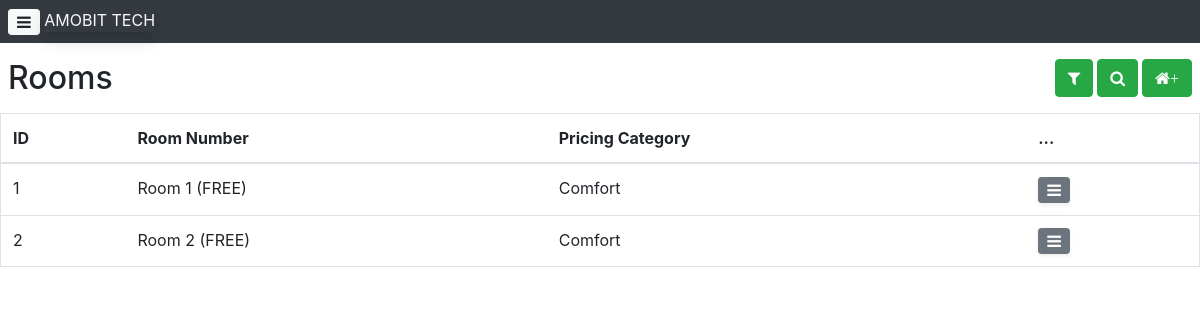
The page /room/?pricing_category_id=1 on the database as committed earlier.
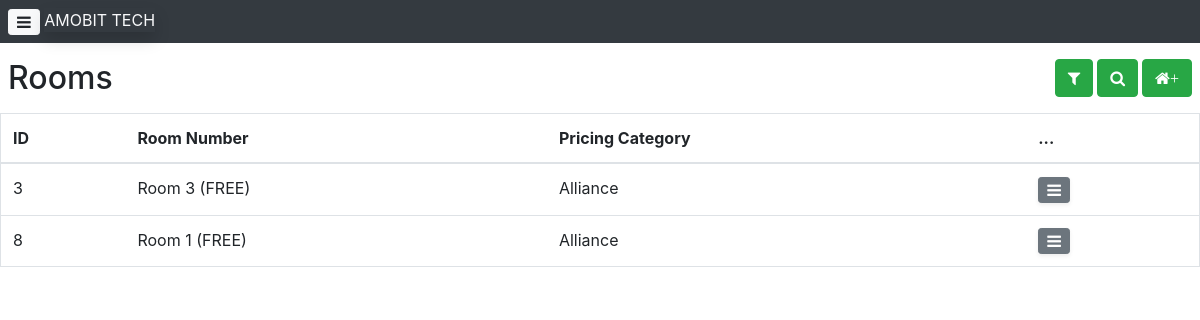
The same page on the database as committed later.
### application/database/models.py (models this page shows, shortened)
@whooshee.register_model('name')
class Room(db.Model):
    id = db.Column(db.Integer, primary_key=True)
    name = db.Column(db.String())
    pricing_category_id = db.Column(db.Integer, db.ForeignKey("pricing_category.id"))
    bookings = db.relationship("Booking", backref="room")
    def latest_booking(self):
        return Booking.query.filter_by(room_id=self.id).order_by(db.desc(Booking.book_date)).first()
    def status(self):
        now = datetime.utcnow()
        booking = self.latest_booking()
        if booking:
            if booking.book_date < now < booking.checkin_date:
                return "BOOKED"
            elif booking.checkin_date < now < booking.checkout_date():
                return "OCCUPIED"
        return "FREE"

class PricingCategory(db.Model):
    id = db.Column(db.Integer, primary_key=True)
    name = db.Column(db.String())
    description = db.Column(db.String())
    price_per_day = db.Column(db.Integer())
    price_per_week = db.Column(db.Integer())
    price_per_month = db.Column(db.Integer())
    rooms = db.relationship("Room", backref="pricing_category")

class Booking(db.Model):
    id = db.Column(db.Integer, primary_key=True)
    book_number = db.Column(db.String())
    book_date = db.Column(db.DateTime())
    checkin_date = db.Column(db.DateTime())
    period = db.Column(db.Integer())
    pricing_period = db.Column(db.String())
    price_per_period = db.Column(db.Integer())
    customer_id = db.Column(db.Integer, db.ForeignKey("customer.id"))
    room_id = db.Column(db.Integer, db.ForeignKey("room.id"))
    payments = db.relationship("Payment", backref="booking")
    def checkout_date(self):
        if self.pricing_period == "day": period = self.period
        elif self.pricing_period == "week": period = self.period*7
        elif self.pricing_period == "month": period = self.period*30
        return self.checkin_date+timedelta(period)

### application/views/room.py (the view)
@room_bp.route("/")
def get_rooms():
	filter_form = FilterRoomForm(request.args)
	filter_form.pricing_category_id.choices = [(pricing_category.id, pricing_category.name) for pricing_category in PricingCategory.query.all()]
	pricing_category_id = request.args.get('pricing_category_id')
	query = request.args.get('query')
	if query:
		rooms = Room.query.whooshee_search(query).all()
	elif pricing_category_id:
		rooms = Room.query.filter_by(pricing_category_id=pricing_category_id).all()
	else:
		rooms = Room.query.all()
	return render_template('room/rooms.html', rooms=rooms, filter_form=filter_form)

### application/templates/room/rooms.html (shortened to what this page needs)
{% extends 'base.html' %}
{% block body %}
<div class="p-2">
    <h2>
        Rooms
        <a href="{{url_for('room_bp.register_room')}}" class="btn btn-success float-right"><span class="fa fa-home">&plus;</span></a>
        <button id="searchToggle" data-toggle="collapse" data-target="#searchForm" class="btn btn-success float-right mx-1"><span class="fa fa-search"></span></button>
        <button data-toggle="modal" data-target="#filterFormModal" class="btn btn-success float-right"><span class="fa fa-filter"></span></button>
    </h2>
        </div>
	<table class="table table-responsive-sm border">
        <thead>
            <tr>
                <th scope="col">ID</th>
                <th scope="col">Room Number</th>
                <th scope="col">Pricing Category</th>
                <th scope="col">...</th>
            </tr>
        </thead>
        <tbody>
            {% for room in rooms %}
                <tr>
                    <td>{{room.id}}</td>
                    <td>{{room.name}} ({{room.status()}})</td>
                    <td>{{room.pricing_category.name}}</td>
                    <td>
                        <div class="dropdown dropright">
                            <button class="btn btn-sm btn-secondary fa fa-navicon shadow-sm" type="button" id="dropdownMenuButton" data-toggle="dropdown" aria-haspopup="true" aria-expanded="false"></button>
                        </div>
                    </td>
                </tr>
            {% endfor %}
        </tbody>
    </table>
{% endblock %}

Rows that differ between the two databases and show on the page:
removed Room: id "1", name "Room 1", status "FREE", pricing_category.name "Comfort"
no longer on this page (row edited): Room: id "2", name "Room 2", status "FREE", pricing_category.name "Comfort"
now on this page (row edited): Room: id "3", name "Room 3", status "FREE", pricing_category.name "Alliance"
added Room: id "8", name "Room 1", status "FREE", pricing_category.name "Alliance"
